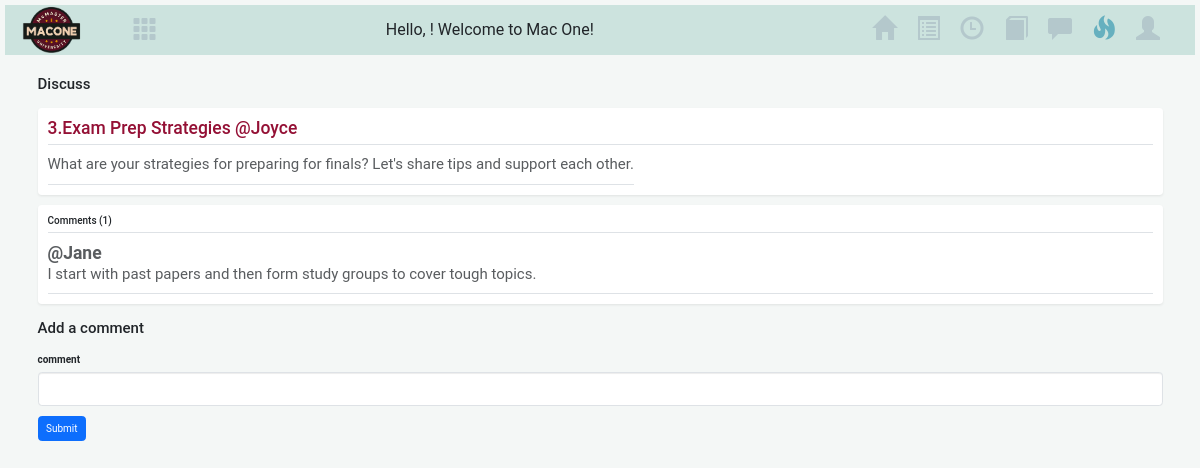
The app's page /forum/topic/3 with its own data.
### helper.py (models this page shows)
class Topic(db.Model):
    id = db.Column(db.Integer, primary_key=True)
    title = db.Column(db.String(80), nullable=False)
    description = db.Column(db.String(120))
    userId = db.Column(db.Integer, db.ForeignKey("user.userId"))

class User(db.Model):
    userId = db.Column(db.Integer, primary_key=True)
    username = db.Column(db.String(80), nullable=False)
    topics = db.relationship("Topic", backref="author", lazy=True)
    comments = db.relationship("Comment", backref="commenter", lazy=True)

class Comment(db.Model):
    id = db.Column(db.Integer, primary_key=True)
    text = db.Column(db.String, nullable=False)
    topicId = db.Column(db.Integer, db.ForeignKey("topic.id"))
    userId = db.Column(db.Integer, db.ForeignKey("user.userId"))

### app.py (the view, shortened to what this page needs)
@app.route("/forum/topic/<int:id>", methods=["GET", "POST"])
def topic(id):
    global current_page
    current_page = "forum_page"
    topic_with_user = (
        db.session.query(Topic, User.username)
        .join(User, Topic.userId == User.userId)
        .filter(Topic.id == id)
        .first_or_404()
    )
    topic, author_username = topic_with_user
    comments_with_users = (
        db.session.query(Comment, User.username)
        .join(User, Comment.userId == User.userId)
        .filter(Comment.topicId == id)  # Filter by topic ID
        .all()
    )
    return render_template(
        "forum_topic_page.html",
        topic=topic,
        comments=comments_with_users,  # Pass the filtered comments
        author_username=author_username,
        current_page=current_page,
        username=username,
    )

### templates/forum_topic_page.html (shortened to what this page needs)
{% extends 'base.html' %}
{% block content %}
  <head>
    <link href="https://cdn.jsdelivr.net/npm/bootstrap@5.3.2/dist/css/bootstrap.min.css" rel="stylesheet">
    <link rel="stylesheet" type="text/css" href="{{ url_for('static', filename='task.css') }}" />
  </head>
  <div class="container">
    <h1 class="my-4 fs-4" text>Discuss</h1>
    <div class="my-3 p-3 bg-body rounded shadow-sm topicpage">
        <h6 style="color: #941035; margin-bottom: 15px;" class="border-bottom pb-2 mb-0">{{topic.id}}.{{topic.title}} @{{ author_username }}</h6>
        <div class="d-flex text-body-secondary pt-3 topicpage">
            <p class="pb-3 mb-0 small lh-sm border-bottom">
                {{topic.description}}
            </p>
        </div>
    </div>
    <div class="my-3 p-3 bg-body rounded shadow-sm">
      <h6 class="border-bottom pb-2 mb-0">Comments ({{comments|length}})</h6>
      {% for comment, username in comments %}
      <div class="d-flex text-body-secondary pt-3">
        <div class="pb-3 mb-0 small lh-sm border-bottom w-100 topicpage">
          <div class="d-flex justify-content-between">
            <strong class="text-gray-dark">@{{username}}</strong>
          </div>
          <span class="d-block topicpage">{{comment.text}}</span>
        </div>
      </div>
      {% endfor %}
  </div>
    <h1 class="fs-4 text my-4">Add a comment</h1>
    <form accept="/forum/topic/{{topic.id}}" method="post">
        <div class="mb-3">
          <label for="title" class="form-label">comment</label>
          <input type="text" name="comment" class="form-control" id="comment">
        </div>
        <button type="submit" class="btn btn-primary">Submit</button>
    </form>
</div>
{% endblock %}

### static/style.css (style rules this page uses)
.topicpage strong { font-size: 1.75rem; }
.topicpage span { font-size: 1.5rem; }
.topicpage h6 { font-size: 1.75rem; }
.topicpage p { font-size: 1.5rem; }
.btn-primary { background-color: #5cb85c; color: white; border: none; padding: 10px 15px; border-radius: 5px; cursor: pointer; }

### static/task.css (style rules this page uses)
body { font-family: 'Roboto', sans-serif; background-color: #f4f7f6; margin: 0; padding: 20px; }
body, html { height: 100%; margin: 0; padding: 0; }

### records on screen
Topic: id "3", title "Exam Prep Strategies", description "What are your strategies for preparing for finals? Let's share tips and support each other."
User: username "Joyce"
Comment: username "Jane", text "I start with past papers and then form study groups to cover tough topics."

### other values on screen
{{ comments|length }} "1"
